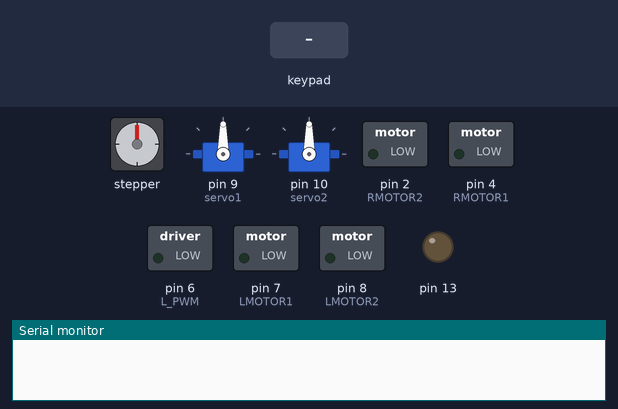
This sketch was run on a simulated Arduino Uno, built with avr-gcc and run on an emulated ATmega328P. On the bench: stepper motor, 2 × servo, switched loads named in the sketch (green lamp = pin HIGH), output pins drawn as LEDs (lit = HIGH), the last lines printed to the serial monitor. Wiring (inferred from the names in the program): stepper motor driver (200 steps per turn assumed): step pin 5; direction pin 11. The test bench sets the inputs (shaded band). Pins used as bus, display or sensor lines are not drawn.

Above: at 2.2 s.
2.3 s: key 'T' pressed
At 2.52 s:
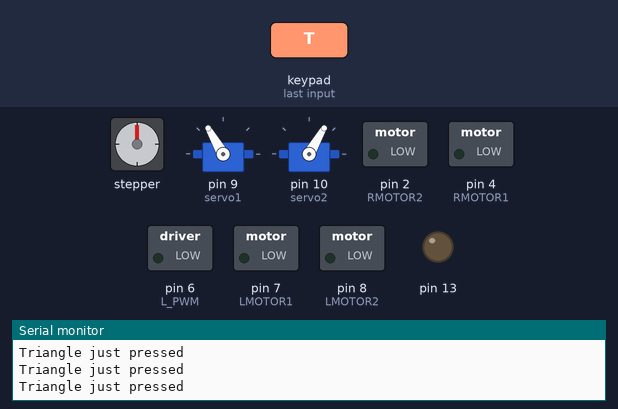
4.2 s: key 'X' pressed
At 5.4 s:
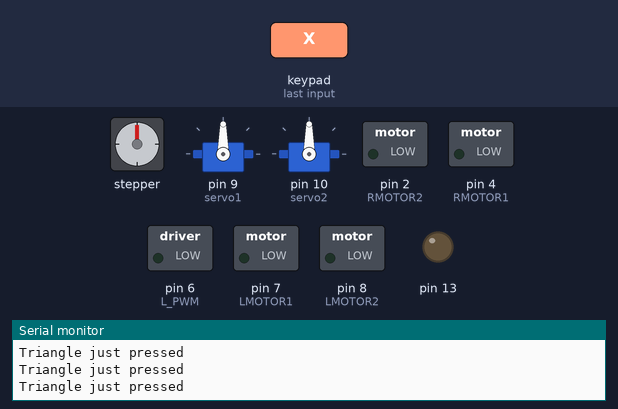
Timing chart, 0 to 7.2 s (numbered marks = the images above; inputs shaded):
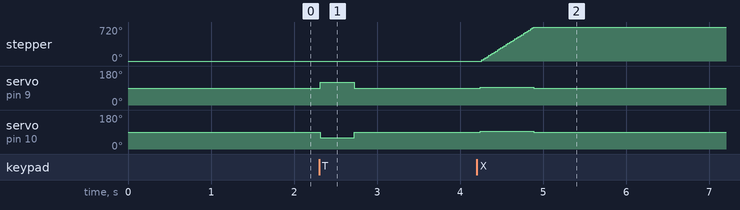

Measured:
- after the input at 2.3 s, servo on pin 9 (servo1): 90° → 120° at once, → 90° 0.41 s later; servo on pin 10 (servo2): 90° → 60° at once, → 90° 0.41 s later
- after the input at 4.2 s, stepper: turns 720° clockwise in 0.62 s, starting after 0.06 s; servo on pin 9 (servo1), servo on pin 10 (servo2): 90° → 93° at once, → 90° 0.64 s later

The sketch:

Katyusha.ino
```cpp
// Course Title:  VM250 Design and Manufacture I
// Project Title:  Katyusha
// Date last updated: 7/31/2020
//
/*
  Port connection: D -- digital use
                   P -- PWM use

  Arduino 3.3v -> PS2 3.3v
  Arduino D14 -> PS2 DATA
  Arduino D15 -> PS2 CS
  Arduino D16 -> PS2 COMMAND
  Arduino D17 -> PS2 CLOCK

  Arduino D7  -> L298N EN1
  Arduino D8  -> L298N EN2
  Arduino D4  -> L298N EN3
  Arduino D2  -> L298N EN4
  Arduino P6  -> L298N ENA
  Arduino P3  -> L298N ENB
  Arduino P9  -> Servo 1 PWM
  Arduino P10 -> Servo 2 PWM

*/

#include<PS2X_lib.h>
#include<Stepper.h>
#include<Servo.h>

#define PS2_DAT       14          //Define the port #
#define PS2_CMD       16
#define PS2_CS        15
#define PS2_CLK       17
#define LMOTOR1       7
#define LMOTOR2       8
#define RMOTOR1       4
#define RMOTOR2       2
#define L_PWM         6
#define R_PWM         3
#define servo1        9
#define servo2        10
#define pul           5
#define dir           11

#define pressures     false
#define rumble        false

PS2X ps2x; // create PS2 Controller class

Servo trigger1;   //trigger motor that drive the main gear
Servo trigger2;


int LstickY=0;
int LstickX=0;
int RstickY=0;
int RstickX=0;

int delayTime=2000;


void setup() {
  // put your setup code here, to run once:
  Serial.begin(57600);
  delay(1000); //added delay to give wireless ps2 module some time to startup, before configuring it

  ps2x.config_gamepad(PS2_CLK, PS2_CMD, PS2_CS, PS2_DAT, pressures, rumble);
  pinMode(13,OUTPUT);
  pinMode(LMOTOR1,OUTPUT);
  pinMode(LMOTOR2,OUTPUT);
  pinMode(RMOTOR1,OUTPUT);
  pinMode(RMOTOR2,OUTPUT);
  pinMode(L_PWM,OUTPUT);
  pinMode(pul,OUTPUT);
  pinMode(dir,OUTPUT);

  trigger1.attach(servo1);  //Setup the 360-degree trigger motor
  trigger2.attach(servo2);


}

void loop() {
  // put your main code here, to run repeatedly:
  ps2x.read_gamepad(false, 0);

  LstickY=ps2x.Analog(PSS_LY);     //Read the analog value of sticks
  LstickX=ps2x.Analog(PSS_LX);
  RstickY=ps2x.Analog(PSS_RY);
  RstickX=ps2x.Analog(PSS_RX);

  trigger1.writeMicroseconds(1500);
  trigger2.writeMicroseconds(1500);

  if (ps2x.Button(PSB_CIRCLE)){turn(200);}
  else if(ps2x.Button(PSB_CROSS)){turn(-400);}// Controll the stepper motor for reloading


  if(ps2x.Button(PSB_TRIANGLE)){        //Press Triangle to rotate the servo
    Serial.println("Triangle just pressed");
    trigger1.write(120);
    trigger2.write(60);
   }
   else{trigger1.write(90);trigger2.write(90);}
  if(ps2x.Button(PSB_L1)){                    // as long as L1 is pressed
    Serial.print("Stick Values:");
      Serial.print(ps2x.Analog(PSS_LY), DEC); // Return the analog reading of the stick position
      Serial.print(",");
      Serial.print(ps2x.Analog(PSS_LX), DEC);
      Serial.print(",");
      Serial.print(ps2x.Analog(PSS_RY), DEC);
      Serial.print(",");
      Serial.println(ps2x.Analog(PSS_RX), DEC);

  }

  //****************Motion Function Part*************************
  //
  if(LstickY<100 ){
    Serial.println("Left foward");
    digitalWrite(LMOTOR1,HIGH);
    digitalWrite(LMOTOR2,LOW);
    analogWrite(L_PWM,200);
  }

  else if (LstickY>160){
         Serial.println("Left backward");
         digitalWrite(LMOTOR1,LOW);
         digitalWrite(LMOTOR2,HIGH);
         analogWrite(L_PWM,200);
  }
  else {
    digitalWrite(LMOTOR1,LOW);
    digitalWrite(LMOTOR2,LOW);
    }
  if(RstickY<100 ){
    Serial.println("Right forward");
    digitalWrite(RMOTOR1,HIGH);
    digitalWrite(RMOTOR2,LOW);
    analogWrite(R_PWM,200);
  }
  else if (RstickY>160){
         Serial.println("Right backward");
         digitalWrite(RMOTOR1,LOW);
         digitalWrite(RMOTOR2,HIGH);
         analogWrite(R_PWM,200);
  }
  else {
    digitalWrite(RMOTOR1,LOW);
    digitalWrite(RMOTOR2,LOW);
    }
//
//************************************************************
delay(50);


}

void turn(int count){
  if (count >0){digitalWrite(dir,LOW);}
  else {digitalWrite(dir,HIGH);
        count=-count;
  }
  for (int i=0;i<count;i++){
    digitalWrite(pul,HIGH);
    delayMicroseconds(800);
    digitalWrite(pul,LOW);
    delayMicroseconds(800);
    }
  }
```
